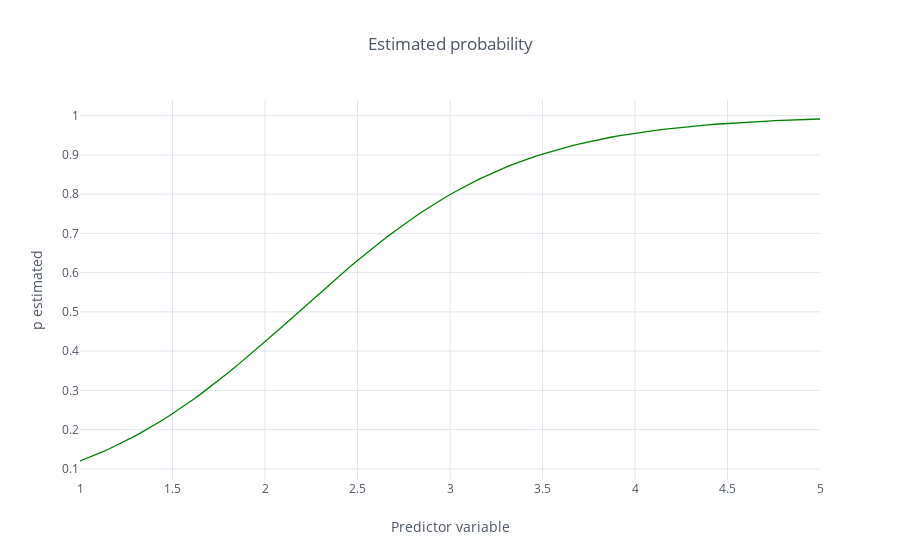

Here is the notebook cell this chart was saved with:
### Markdown cell above
Although $x$ is a categorical variable, we've put in more values in between $[1,5]$ for better visualize the shape of the function:

### Code cell
xvalues = np.linspace(1, 5, 100)
logit_xvalues = model.intercept_[0] + xvalues*model.coef_[0]
inv_logit_xvalues = [inv_logit(x) for x in logit_xvalues]

df_ex = pd.DataFrame(data=np.array([xvalues, logit_xvalues, inv_logit_xvalues]).T, 
                     columns=['x', 'logit', 'inv_logit'])

df_ex[['x', 'inv_logit']].set_index('x').iplot(kind='scatter', mode='lines', 
                                               color='green', theme='white',
                                               title='Estimated probability', 
                                               xTitle='Predictor variable', 
                                               yTitle='p estimated')

### Figure 1 — Plotly figure (JSON) as saved in the notebook; plotly's stock layout.template omitted (floating-point values rounded to 4 significant figures)
{"data": [{"line": {"color": "rgba(0, 128, 0, 1.0)", "dash": "solid", "shape": "linear", "width": 1.3}, "mode": "lines", "name": "inv_logit", "text": "", "type": "scatter", "uid": "2a0bbc72-c1dd-40f3-88ed-687b9c510fa1", "x": [1, 1.04, 1.081, 1.121, 1.162, 1.202, 1.242, 1.283, 1.323, 1.364, 1.404, 1.444, 1.485, 1.525, 1.566, 1.606, 1.646, 1.687, 1.727, 1.768, 1.808, 1.848, 1.889, 1.929, 1.97, 2.01, 2.051, 2.091, 2.131, 2.172, 2.212, 2.253, 2.293, 2.333, 2.374, 2.414, 2.455, 2.495, 2.535, 2.576, 2.616, 2.657, 2.697, 2.737, 2.778, 2.818, 2.859, 2.899, 2.939, 2.98, 3.02, 3.061, 3.101, 3.141, 3.182, 3.222, 3.263, 3.303, 3.343, 3.384, 3.424, 3.465, 3.505, 3.545, 3.586, 3.626, 3.667, 3.707, 3.747, 3.788, 3.828, 3.869, 3.909, 3.949, 3.99, 4.03, 4.071, 4.111, 4.152, 4.192, 4.232, 4.273, 4.313, 4.354, 4.394, 4.434, 4.475, 4.515, 4.556, 4.596, 4.636, 4.677, 4.717, 4.758, 4.798, 4.838, 4.879, 4.919, 4.96, 5], "y": [0.1201, 0.1275, 0.1352, 0.1434, 0.152, 0.1609, 0.1703, 0.1802, 0.1905, 0.2012, 0.2123, 0.2239, 0.236, 0.2485, 0.2614, 0.2748, 0.2886, 0.3027, 0.3173, 0.3322, 0.3475, 0.3631, 0.379, 0.3951, 0.4115, 0.4281, 0.4448, 0.4617, 0.4786, 0.4956, 0.5127, 0.5296, 0.5466, 0.5634, 0.58, 0.5965, 0.6128, 0.6288, 0.6446, 0.66, 0.6751, 0.6899, 0.7042, 0.7182, 0.7318, 0.7449, 0.7577, 0.7699, 0.7818, 0.7932, 0.8041, 0.8146, 0.8247, 0.8343, 0.8435, 0.8523, 0.8606, 0.8686, 0.8762, 0.8834, 0.8902, 0.8967, 0.9028, 0.9086, 0.9141, 0.9193, 0.9242, 0.9289, 0.9332, 0.9374, 0.9412, 0.9449, 0.9483, 0.9516, 0.9546, 0.9575, 0.9602, 0.9627, 0.9651, 0.9673, 0.9694, 0.9713, 0.9732, 0.9749, 0.9765, 0.978, 0.9794, 0.9808, 0.982, 0.9832, 0.9843, 0.9853, 0.9862, 0.9871, 0.988, 0.9887, 0.9895, 0.9902, 0.9908, 0.9914]}], "layout": {"legend": {"bgcolor": "#FFFFFF", "font": {"color": "#4D5663"}}, "paper_bgcolor": "#FFFFFF", "plot_bgcolor": "#FFFFFF", "title": {"font": {"color": "#4D5663"}, "text": "Estimated probability"}, "xaxis": {"gridcolor": "#E1E5ED", "showgrid": true, "tickfont": {"color": "#4D5663"}, "title": {"font": {"color": "#4D5663"}, "text": "Predictor variable"}, "zerolinecolor": "#E1E5ED"}, "yaxis": {"gridcolor": "#E1E5ED", "showgrid": true, "tickfont": {"color": "#4D5663"}, "title": {"font": {"color": "#4D5663"}, "text": "p estimated"}, "zerolinecolor": "#E1E5ED"}}}
